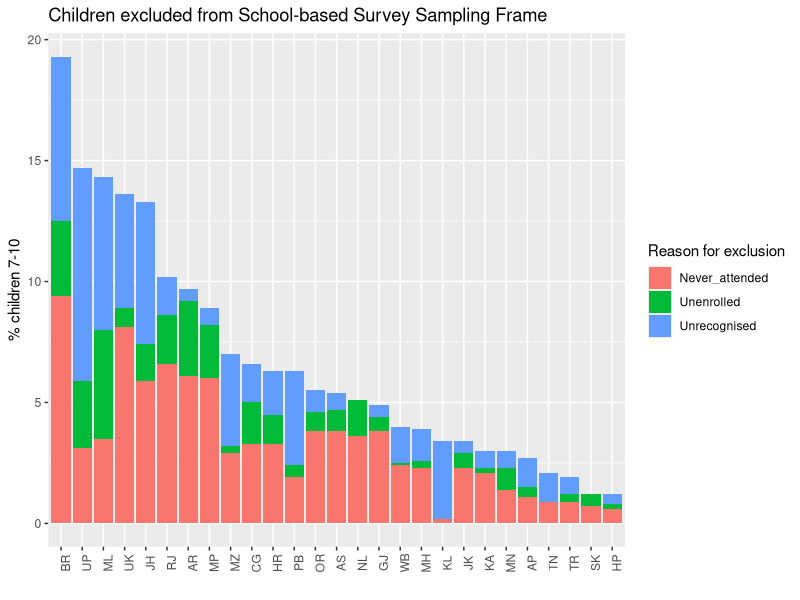

Generate this figure with R:
## ---- chunk 1
library(tidyverse); library(forcats)
excluded <- structure(list(State = c("AP", "AR", "AS", "BR", "CG", "GJ", 
"HR", "HP", "JK", "JH", "KA", "KL", "MP", "MH", "MN", "ML", "MZ", 
"NL", "OR", "PB", "RJ", "SK", "TN", "TR", "UK", "UP", "WB", "India"
), Unenrolled = c(0.004, 0.031, 0.009, 0.031, 0.017, 0.006, 0.012, 
0.002, 0.006, 0.015, 0.002, 0, 0.022, 0.003, 0.009, 0.045, 0.003, 
0.015, 0.008, 0.005, 0.02, 0.005, 0, 0.003, 0.008, 0.028, 0.001, 
0.016), Unrecognised = c(0.012, 0.005, 0.007, 0.068, 0.016, 0.005, 
0.018, 0.004, 0.005, 0.059, 0.007, 0.032, 0.007, 0.013, 0.007, 
0.063, 0.038, 0, 0.009, 0.039, 0.016, 0, 0.012, 0.007, 0.047, 
0.088, 0.015, 0.035), Never_attended = c(0.011, 0.061, 0.038, 
0.094, 0.033, 0.038, 0.033, 0.006, 0.023, 0.059, 0.021, 0.002, 
0.06, 0.023, 0.014, 0.035, 0.029, 0.036, 0.038, 0.019, 0.066, 
0.007, 0.009, 0.009, 0.081, 0.031, 0.024, 0.05)), class = "data.frame", row.names = c(NA, 
-28L))

# Get rid of the all india row and convert to percentage
excluded <- excluded %>% 
  filter(State != "India") %>% 
  mutate(across(c(Unenrolled, Unrecognised, Never_attended), ~ .x *100))

# Get the factor levels into the approrpriate order
excluded <- excluded %>% 
  mutate(State = fct_reorder(excluded$State, -(excluded$Never_attended + excluded$Unrecognised + excluded$Unenrolled)))

excluded_long <- excluded %>% 
  pivot_longer(!State, names_to = "Category", values_to = "Share")

ggplot(excluded_long, aes(State, fill = Category, y = Share)) +
  geom_col(position = position_stack(reverse = TRUE)) +
  labs(x = "", y = "% children 7-10", title = "Children excluded from School-based Survey Sampling Frame", fill = "Reason for exclusion") +
  theme(axis.text.x = element_text(angle = 90))
  
